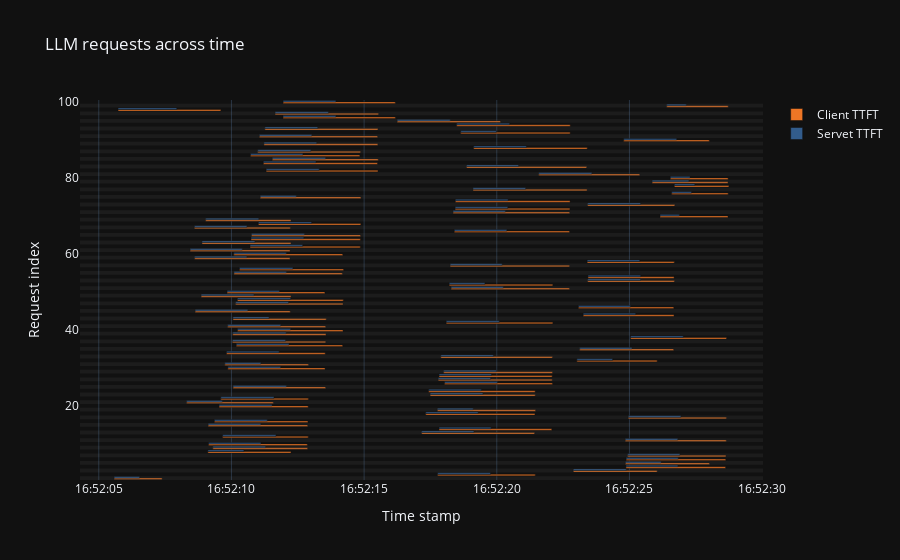

The code cell stored with this chart in its notebook:
### Code cell
fig = plot_requests_gantt_chart(df_user.head(100))
fig.show()
